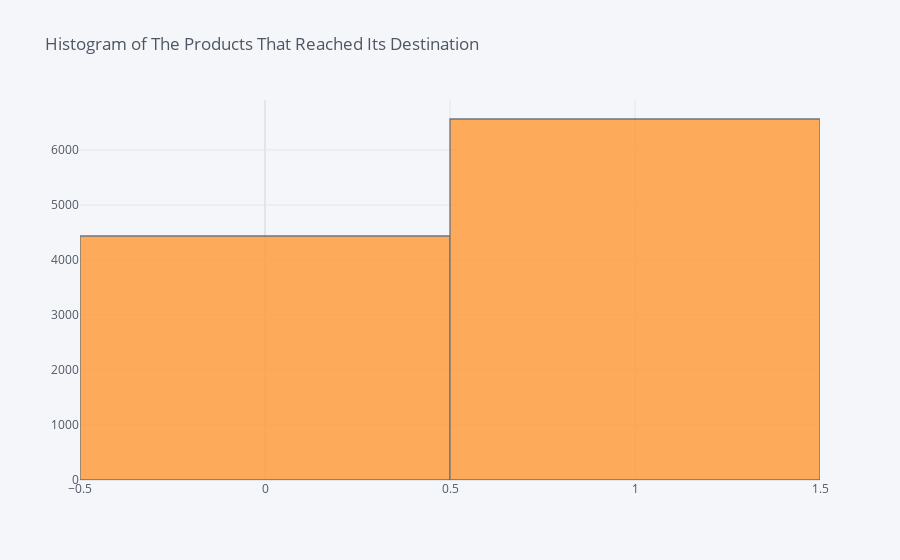

Source (notebook cell):
### Code cell
dframe1['Reached.on.Time_Y.N'].iplot(kind='histogram', title='Histogram of The Products That Reached Its Destination')

### Figure 1 — Plotly figure (JSON) as saved in the notebook; plotly's stock layout.template omitted (floating-point values rounded to 4 significant figures; data arrays with more than 128 entries replaced by an {"elided": "..."} marker saying what was removed)
{"data": [{"histfunc": "count", "histnorm": "", "marker": {"color": "rgba(255, 153, 51, 1.0)", "line": {"color": "#4D5663", "width": 1.3}}, "name": "Reached.on.Time_Y.N", "opacity": 0.8, "orientation": "v", "type": "histogram", "x": {"elided": "10999 int values"}}], "layout": {"autosize": true, "barmode": "overlay", "legend": {"bgcolor": "#F5F6F9", "font": {"color": "#4D5663"}}, "paper_bgcolor": "#F5F6F9", "plot_bgcolor": "#F5F6F9", "title": {"font": {"color": "#4D5663"}, "text": "Histogram of The Products That Reached Its Destination"}, "xaxis": {"autorange": true, "gridcolor": "#E1E5ED", "range": [-0.5, 1.5], "showgrid": true, "tickfont": {"color": "#4D5663"}, "title": {"font": {"color": "#4D5663"}, "text": ""}, "type": "linear", "zerolinecolor": "#E1E5ED"}, "yaxis": {"autorange": true, "gridcolor": "#E1E5ED", "range": [0, 6908.0], "showgrid": true, "tickfont": {"color": "#4D5663"}, "title": {"font": {"color": "#4D5663"}, "text": ""}, "zerolinecolor": "#E1E5ED"}}}
